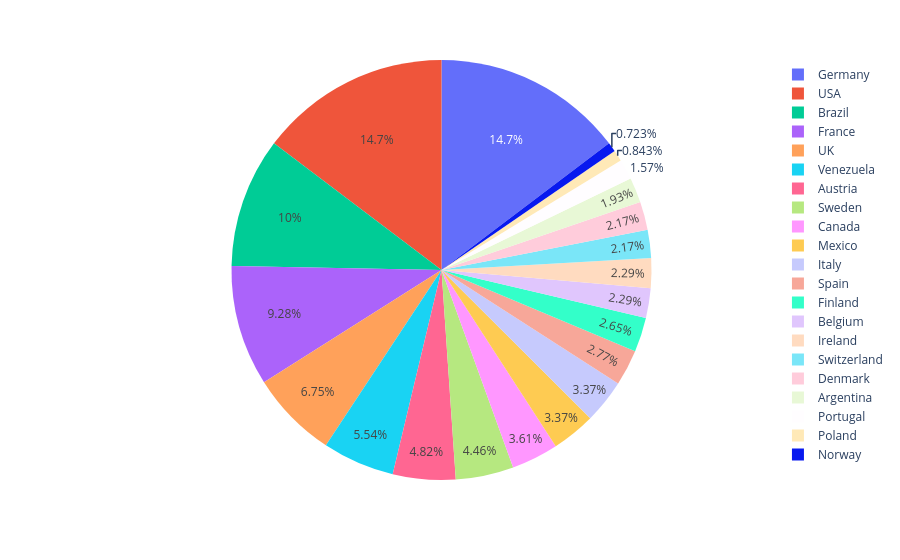

The notebook cell this image was saved under:
### Code cell
px.pie(data_frame=orders, names='country')

### Figure 1 — Plotly figure (JSON) as saved in the notebook; plotly's stock layout.template omitted (floating-point values rounded to 4 significant figures; data arrays with more than 128 entries replaced by an {"elided": "..."} marker saying what was removed)
{"data": [{"domain": {"x": [0, 1], "y": [0, 1]}, "hovertemplate": "country=%{label}<extra></extra>", "labels": {"elided": "830 str values"}, "legendgroup": "", "name": "", "showlegend": true, "type": "pie"}], "layout": {"legend": {"tracegroupgap": 0}, "margin": {"t": 60}}}
